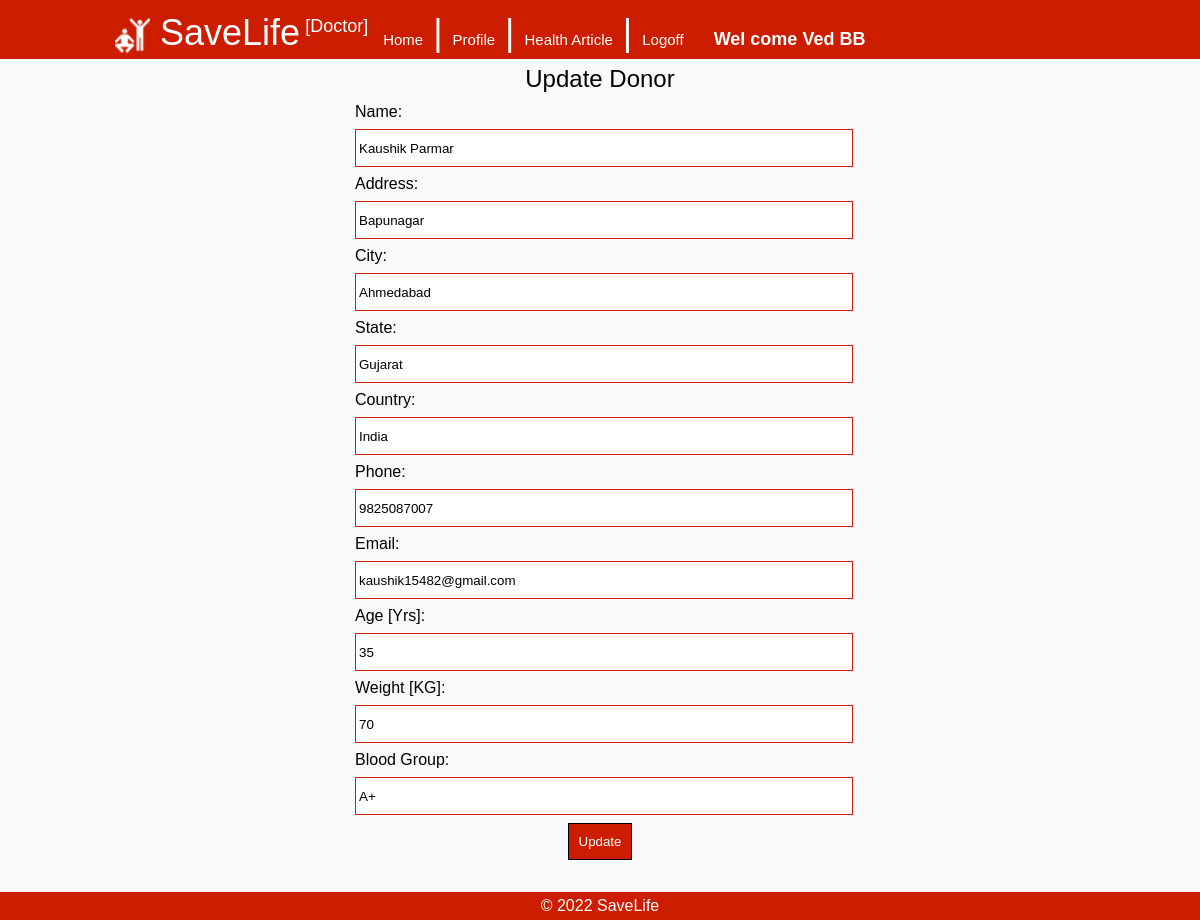
Page /admin-dr/edit_donor.php?id=5&update_code=123456789 (signed in) on the committed database.
### tables this page shows
CREATE TABLE `donor_master` (
  `ID` int(5) NOT NULL,
  `BloodBankID` int(5) NOT NULL DEFAULT '0',
  `Name` varchar(30) NOT NULL,
  `Address` varchar(200) NOT NULL,
  `City` varchar(25) NOT NULL,
  `State` varchar(25) NOT NULL,
  `Country` varchar(25) NOT NULL,
  `Phone` varchar(30) NOT NULL,
  `Email` varchar(50) NOT NULL,
  `Age` int(3) NOT NULL,
  `Weight` int(3) NOT NULL,
  `BloodGroup` varchar(10) NOT NULL,
  `UpdateCode` varchar(50) NOT NULL,
  `RegisterDate` timestamp NOT NULL DEFAULT CURRENT_TIMESTAMP,
  `Status` int(1) NOT NULL DEFAULT '1'
);

### admin-dr/edit_donor.php (the view, shortened to what this page needs)
<?php
	include("../includes/db.php");
	if(isset($_GET['id']) && isset($_GET['update_code']))
	{
		$id = $_GET['id'];
		$update_code = $_GET['update_code'];
		$query = "select * from donor_master where ID=$id && UpdateCode like '$update_code'";
		$result = $con->query($query);
		if($row = $result->fetch_row())
		{
			$id = $row[0];
			$name = $row[2];
			$address = $row[3];
			$city = $row[4];
			$state = $row[5];
			$country = $row[6];
			$phone = $row[7];
			$email = $row[8];
			$age = $row[9];
			$weight = $row[10];
			$bloodgroup = $row[11];
		}
		else
		{
			header('Location:index.php');
		}
	}
	else
	{
		header("Location:index.php");
	}
?>
<!DOCTYPE html>
<html lang="en">
<head>
<?php
		include('includes/css_js.php');
?>
</head>
<body>
<div class="container">
    <?php
		include('includes/header.php');
	?>
    <div class="main">
	<div class="head">Update Donor</div>
		<form name="f1" method="post">
        <table border="0px" cellpadding="3px" align="center" width="500px">
			<tr><td>Name:</td></tr>
			<tr><td><input class="txt" type="text" name="name" maxlength="50" value="<?php if(isset($name)){echo $name;}?>" required /><input type="hidden" name="id" maxlength="6" value="<?php if(isset($id)){echo $id;}?>" required /></td></tr>
			<tr><td>Address:</td></tr>
            <tr><td><input class="txt" type="text" name="address" maxlength="200" value="<?php if(isset($address)){echo $address;}?>" required /></td></tr>
			<tr><td>City:</td></tr>
			<tr><td><input class="txt" type="text" name="city" maxlength="25" value="<?php if(isset($city)){echo $city;}?>" required /></td></tr>
            <tr><td>State:</td></tr>
            <tr><td><input class="txt" type="text" name="state" maxlength="25" value="<?php if(isset($state)){echo $state;}?>" required /></td></tr>
            <tr><td>Country:</td></tr>
            <tr><td><input class="txt" type="text" name="country" maxlength="25" value="<?php if(isset($country)){echo $country;}?>" required /></td></tr>
            <tr><td>Phone:</td></tr>
            <tr><td><input class="txt" type="text" name="phone" maxlength="35" value="<?php if(isset($phone)){echo $phone;}?>" required /></td></tr>
            <tr><td>Email:</td></tr>
			<tr><td><input class="txt" type="email" name="email" maxlength="50" value="<?php if(isset($email)){echo $email;}?>" required /></td></tr>
            <tr><td>Age [Yrs]:</td></tr>
            <tr><td><input class="txt" type="number" name="age" maxlength="3" value="<?php if(isset($age)){echo $age;}?>" required /></td></tr>
			<tr><td>Weight [KG]:</td></tr>
			<tr><td><input class="txt" type="number" name="weight" maxlength="3" value="<?php if(isset($weight)){echo $weight;}?>" required /></td></tr>
            <tr><td>Blood Group:</td></tr>
			<tr><td><input class="txt" type="text" name="blood_group" maxlength="10" value="<?php if(isset($bloodgroup)){echo $bloodgroup;}?>" required /></td></tr>
            <tr><td align="center"><input class="btn" type="submit" value="Update"  /></td></tr>
        </table>
        </form>
    </div>
    <?php
		include('includes/footer.php');
	?>
</div>
</body>
</html>

### css/style.css (style rules this page uses)
body { margin:0px; background-color:#f9f9f9; font-family: Arial, Helvetica, sans-serif; }
.container { width:100%; margin-top:55px; }
.main { padding:5px; margin:auto; width:970px; margin-bottom:50px; }
.head { font-size:24px; text-align:center; padding:5px; }
.txt { width:100%; height:30px; border:solid 1px #CC1D00; padding:3px; }
.btn { background-color:#CC1D00; color:#FFF; border:solid 1px #000; padding:10px 10px 10px 10px; }

### rows in the picture
donor_master: name "Kaushik Parmar", address "Bapunagar", city "Ahmedabad", state "Gujarat", country "India", phone "9825087007", email "kaushik15482@gmail.com", age "35", weight "70", blood_group "A+"

### other values in the picture
$title "SaveLife"
$_SESSION['name'] "Ved BB"
